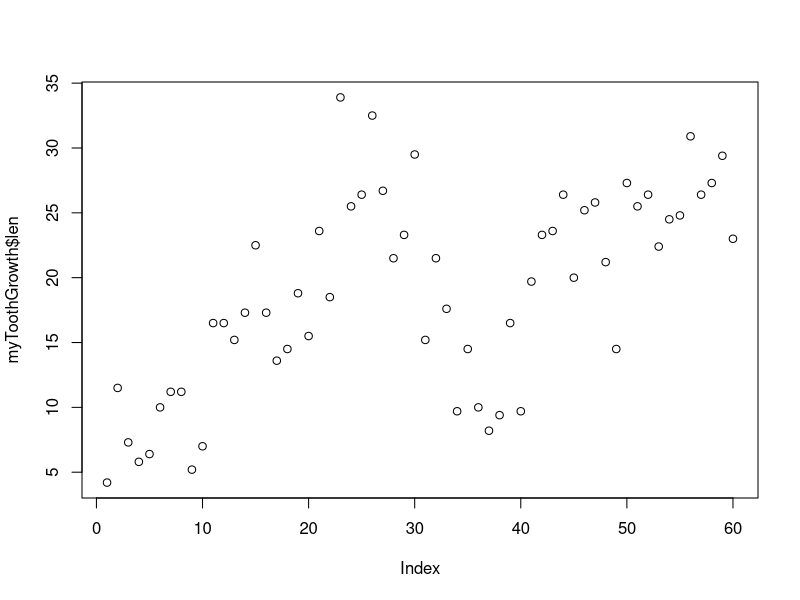
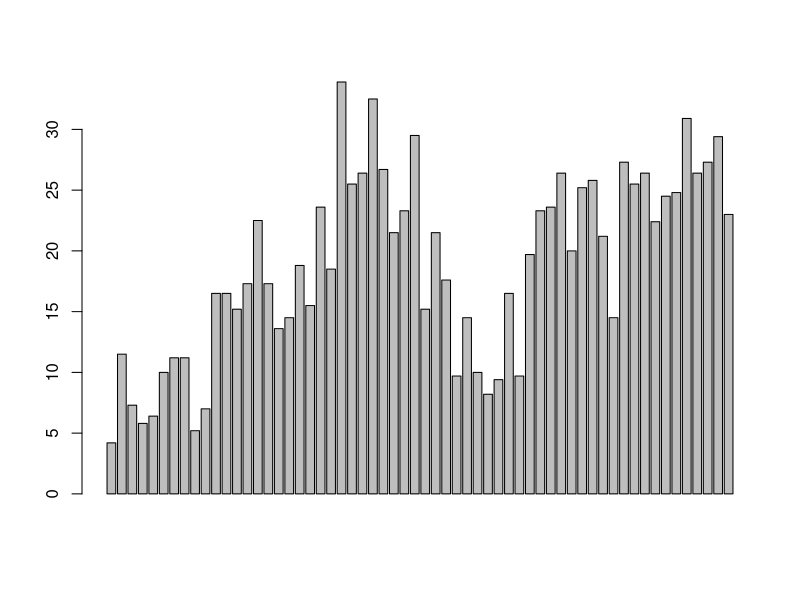
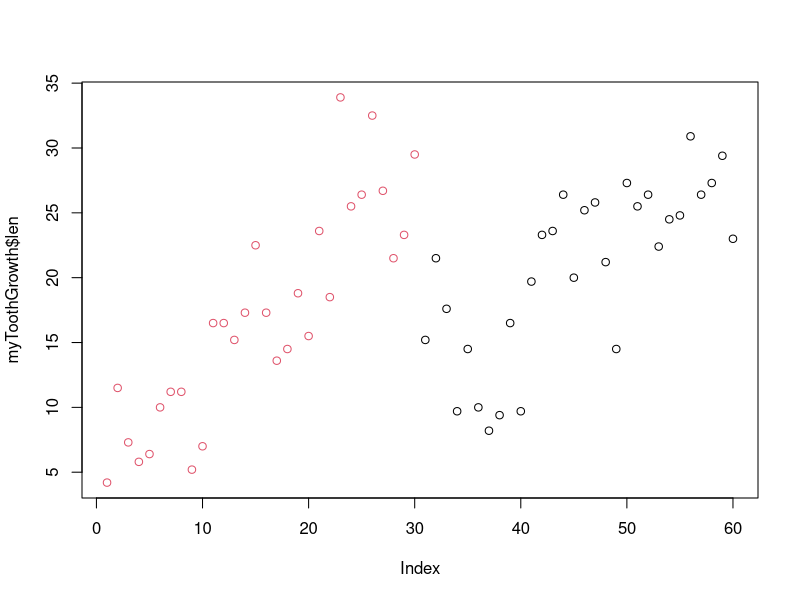
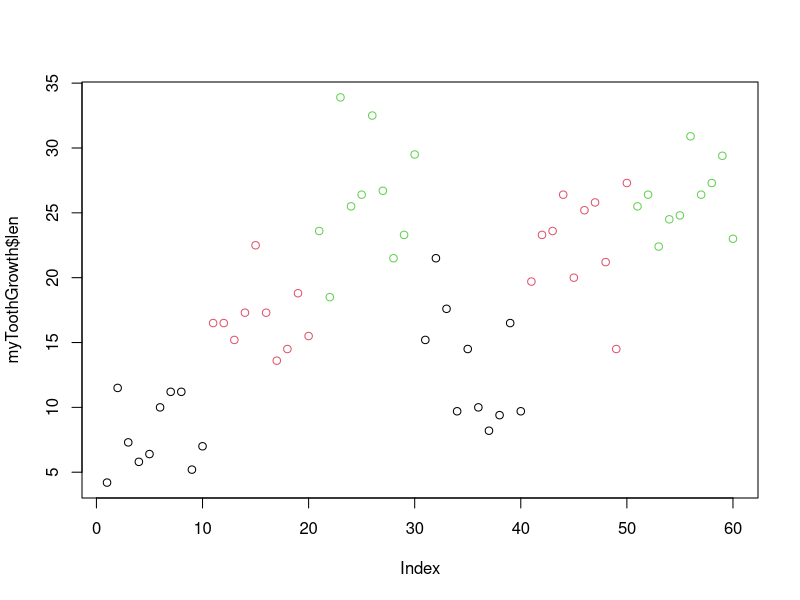
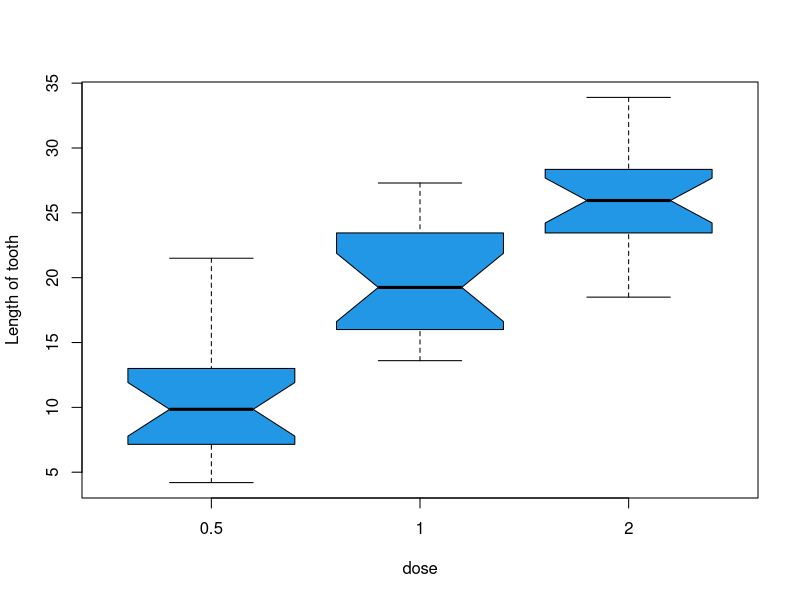
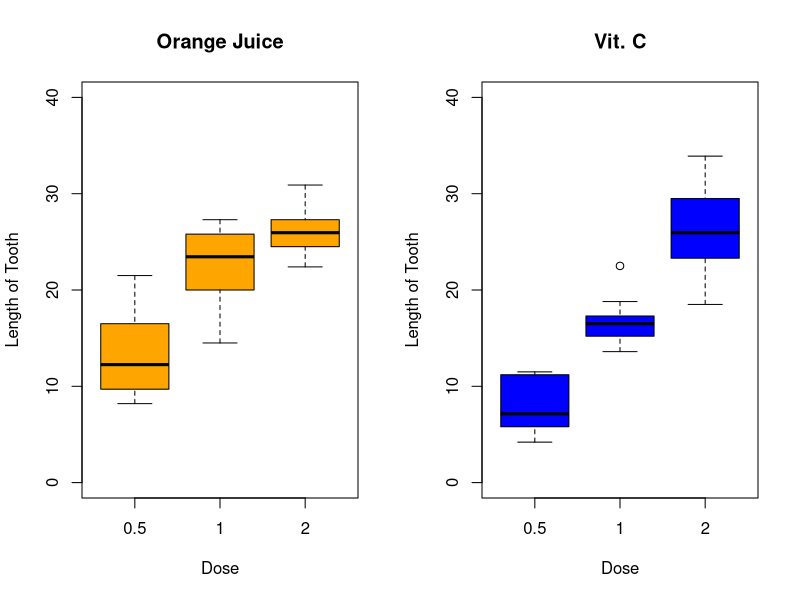
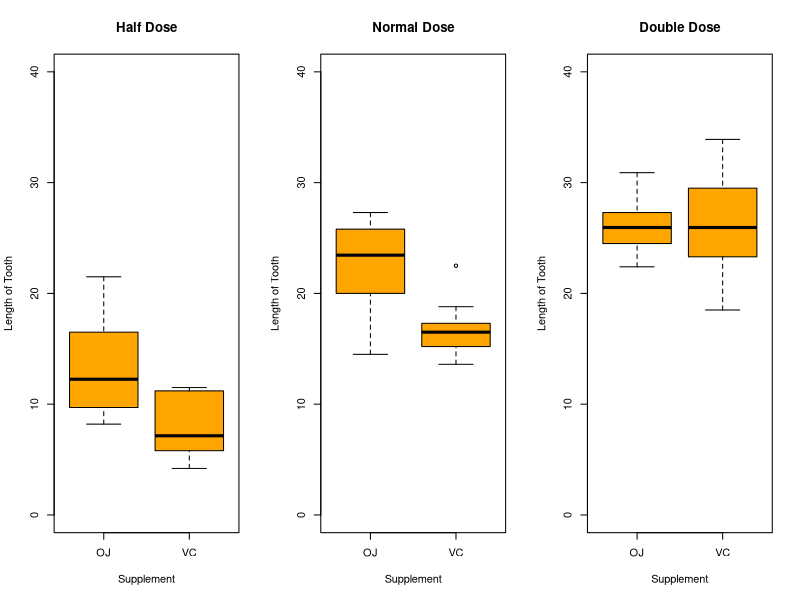

Recreate these plots in R, in order.
## ---- chunk 1
myToothGrowth <- ToothGrowth
head(myToothGrowth)
## ---- chunk 2
dim(myToothGrowth)
## ---- chunk 3
names(myToothGrowth)
## ---- chunk 4
str(myToothGrowth)
## ---- chunk 5
summary(myToothGrowth)
## ---- chunk 6
plot(myToothGrowth$len)
barplot(myToothGrowth$len)
plot(myToothGrowth$len, col = factor(myToothGrowth$supp))
plot(myToothGrowth$len, col = factor(myToothGrowth$dose))
## ---- chunk 7
boxplot(len~dose, data = myToothGrowth, xlab = 'dose', ylab = 'Length of tooth', col = 4, notch = T)
## ---- chunk 8
par(mfrow = c(1,2))

with(subset(myToothGrowth, supp == 'OJ'),
     boxplot(len~dose, xlab = 'Dose', ylab = 'Length of Tooth', col = 'Orange', main = 'Orange Juice', ylim = c(0,40)))

with(subset(myToothGrowth, supp == 'VC'),
     boxplot(len~dose, xlab = 'Dose', ylab = 'Length of Tooth', col = 'Blue', main = 'Vit. C', ylim = c(0,40)))


## ---- chunk 9
par(mfrow = c(1,3))

with(subset(myToothGrowth, dose == 0.5),
     boxplot(len~supp, xlab = 'Supplement', ylab ='Length of Tooth', col = 'Orange', ylim = c(0,40), main = 'Half Dose'))

with(subset(myToothGrowth, dose == 1.0),
     boxplot(len~supp, xlab = 'Supplement', ylab ='Length of Tooth', col = 'Orange', ylim = c(0,40), main = 'Normal Dose'))

with(subset(myToothGrowth, dose == 2.0),
     boxplot(len~supp, xlab = 'Supplement', ylab ='Length of Tooth', col = 'Orange', ylim = c(0,40), main = 'Double Dose'))
## ---- chunk 10
lenOJ <- subset(myToothGrowth, supp == 'OJ' & dose == 1)$len
lenVC <- subset(myToothGrowth, supp == 'VC' & dose == 1)$len

#t-test goes thus:
t.test(x= lenOJ, y =lenVC, alternative = 'greater',paired = F, var.equal = FALSE)
